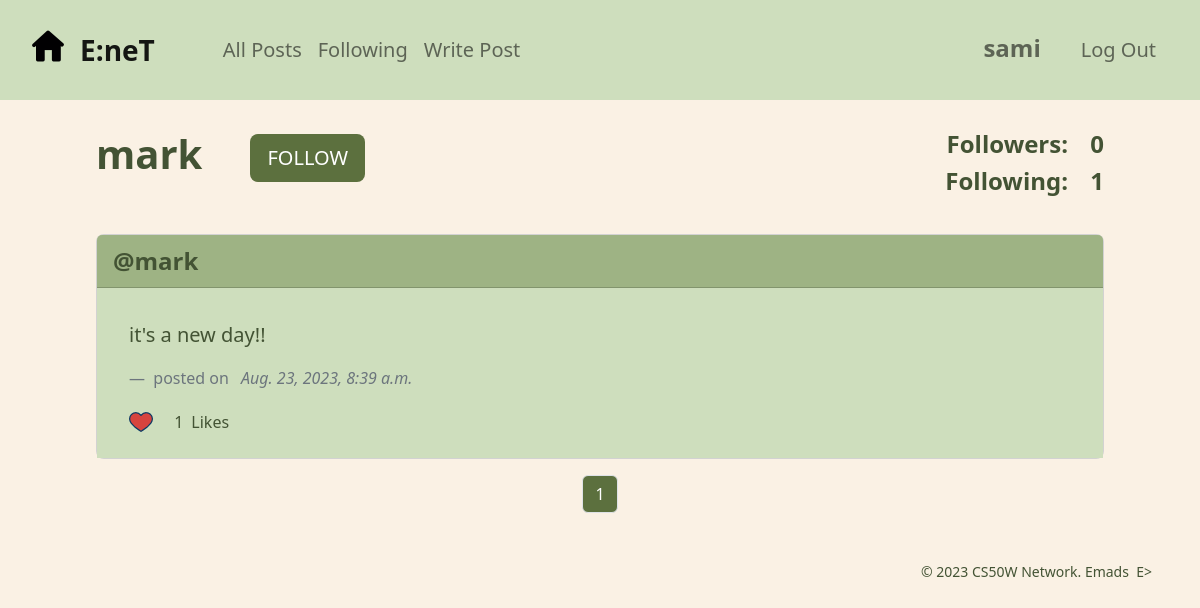
The app's page /profile/5 (signed in) with its own data.
### network/models.py (models this page shows, shortened)
class User(AbstractUser):
    followers = models.ManyToManyField('self', symmetrical=False, blank=True, null=True, related_name='following')

class Post(models.Model):
    content = models.TextField(blank=True)
    date_posted = models.DateTimeField(auto_now_add=True)    # automatically populated with current date
    edited = models.BooleanField(default=False)
    edited_on = models.DateTimeField(auto_now=True)    # automatically populated with current date on every update of instance
    author = models.ForeignKey(User, on_delete=models.CASCADE, blank=True, null=True, related_name="user_posts")
    likers = models.ManyToManyField(User, blank=True, null=True, related_name="liked_posts")

### network/views.py (the view)
# urls.py: path("profile/<int:user_id>", views.profile, name="profile"),
@login_required
def profile(request, user_id):
    profile_user = User.objects.get(pk=user_id)
    profile_user_posts = profile_user.user_posts.order_by("-date_posted").all()
    return render(request, "network/profile.html", context={
        'page': pagination(request, profile_user_posts),
        'profile_user': profile_user,
        'following': profile_user.following.all(),
        'followers': profile_user.followers.all(),
    })

### network/views.py (called while the page is built)
def pagination(request, objects_list):
    paginator = Paginator(objects_list, 10)
    page_number = request.GET.get('page')
    page = paginator.get_page(page_number)
    return page

### network/templates/network/profile.html (shortened to what this page needs)
{% extends "network/layout.html" %}
{% load static %}
{% block body %}
    <div class="profile-title align-items-center">
        <div class="row">
            <div class="col-md-6">
                <div class="d-flex align-items-center justify-content-start ms-5 ps-5">
                    <h1 class=""><strong>{{profile_user}}</strong></h1>
                    {% if user != profile_user %}
                        {% if user in followers %}
                        <form action="{% url 'follow_unfollow' user_id=profile_user.id action='unfollow' %}" method="post">
                            {% csrf_token %}
                            <button type="submit" class="btn btn-lg ms-5">UNFOLLOW</button>
                        </form>
                        {% else %}
                        <form action="{% url 'follow_unfollow' user_id=profile_user.id action='follow' %}" method="post">
                            <button type="submit" class="btn btn-lg ms-5">FOLLOW</button>
                        </form>
                        {% endif %}
                    {% endif %}
                </div>
            </div>
            <div class="col-md-6">
                <div class="col-auto text-end me-5 pe-5">
                    <h4><strong>Followers: <span class="ms-3">{{followers.count}}</span></strong></h4>
                    <h4><strong>Following: <span class="ms-3">{{following.count}}</span></strong></h4>
                </div>
            </div>
        </div>
    </div>
    <div class="mx-5 px-5">
        {% for post in page %}
            <div class="card my-3 rounded-3">
                <div class="card-header d-flex justify-content-between">
                    <a class="fs-4" href="{% url 'profile' post.author.id %}">@{{post.author}}</a>
                </div>
                <div class="card-body">
                    <blockquote class="blockquote mb-0 px-3">
                        <p>
                            <span id="post_{{post.id}}" class="list-inline-item mb-3">{{post.content}}</span>
                        </p>
                        <footer class="blockquote-footer fs-6">
                            <span class="">posted on </span>
                            <cite class="mx-2" title="Source Title">{{post.date_posted}}</cite>
                        </footer>
                        {% if user.is_authenticated %}
                            <a href="" id="postReaction_{{post.id}}" class="list-inline-item btn-like me-3">
                                <img id="iconHeart_{{post.id}}" src="{% if user in post.likers.all %} {% static 'network/icons/heart-filled.png' %} {% else %} {% static 'network/icons/heart-blank.png' %} {% endif %}" alt="heart icon">
                            </a>
                        {% endif %}
                        <p class="list-inline-item mb-2 fs-6">
                            <span id="postLikes_{{post.id}}" class="me-2">{{post.likers.count}}</span>Likes
                        </p>
                    </blockquote>
                </div>
            </div>
        {% endfor %}
    </div>
{% endblock %}

### network/templates/network/layout.html (shortened to what this page needs)
{% load static %}
<!DOCTYPE html>
<html lang="en">
    <head>
        <link href="https://cdn.jsdelivr.net/npm/bootstrap@5.2.3/dist/css/bootstrap.min.css" rel="stylesheet">
        <link href="{% static 'network/styles.css' %}" rel="stylesheet">
        <link rel='stylesheet' href='https://cdn-uicons.flaticon.com/uicons-regular-rounded/css/uicons-regular-rounded.css'>
    </head>
    <body>
        <nav class="navbar navbar-expand-lg bg-navbar p-4 fs-5">
            <a id="homepage" class="navbar-brand fs-3 me-5" href="{% url 'index' %}">
                <img class="me-2 px-2 home-icon" src="{% static 'network/icons/home.png' %}" alt="home icon"><strong>E:neT</strong>
            </a>
            <div class="container-fluid">
                <ul class="navbar-nav me-auto mb-2 mb-lg-0">
                    {% if user.is_authenticated %}
                        <li class="nav-item nav-left">
                            <a id="all_posts" class="nav-link" href="{% url 'index' %}">All Posts</a>
                        </li>
                        <li class="nav-item">
                            <a class="nav-link" href="{% url 'following' %}">Following</a>
                        </li>
                        <li class="nav-item">
                            <a class="nav-link" href="" class="list-inline-item" data-bs-toggle="modal" data-bs-target="#createModal">Write Post</a>
                        </li>
                    {% endif %}
                </ul>
                <ul class="navbar-nav ms-auto mb-2 mb-lg-0">
                {% if user.is_authenticated %}
                    <li class="nav-item d-flex justify-content-end">
                        <a class="nav-link me-4 fs-4 username" href="{% url 'profile' user.id %}"><strong>{{ user.username }}</strong></a>
                    </li>
                    <li class="nav-item d-flex justify-content-end">
                        <a class="nav-link" href="{% url 'logout' %}">Log Out</a>
                    </li>
                {% endif %}
                </ul>
            </div>
        </nav>
        <div class="body">
            {% block body %}
            {% endblock %}
        </div>
        {% if page %}
            <nav aria-label="Page navigation example">
                <ul class="pagination d-flex justify-content-center">
                        <li class="page-item"><a class="page-link btn mx-1" href="?page={{ page.number }}">{{page.number}}</a></li>
                </ul>
            </nav>
        {% endif %}
        <footer>
            <small class="d-flex justify-content-end mx-5 mt-5 mb-2">
                &copy;&nbsp;2023&nbsp;CS50W&nbsp;Network.&nbsp;Emads&nbsp;&nbsp;E>
            </small>
            <br>
        </footer>
    </body>
</html>

### network/static/network/styles.css (style rules this page uses)
body { color: #435334; background-color: #FAF1E4; margin: 0; padding: 0; }
a { text-decoration: none; }
.home-icon { margin-top: -15px; }
.username { margin-top: -5px; }
.profile-title { margin-top: 30px; margin-bottom: 30px; }
.bg-navbar, .card-body { background-color: #CEDEBD; }
.card-header, .modal-header { background-color: #9EB384; }
.card-header a, .card-body a { color: #435334; font-weight: bold; }
.btn { background-color: #5C703E; color: #fff; }

### records on screen
User: username "sami"
User: username "mark"
Post: author "mark", content "it's a new day!!", date_posted "Aug. 23, 2023, 8:39 a.m.", likers.count "1"

### other values on screen
{{ followers.count }} "0"
{{ following.count }} "1"
{{ page.number }} "1"
